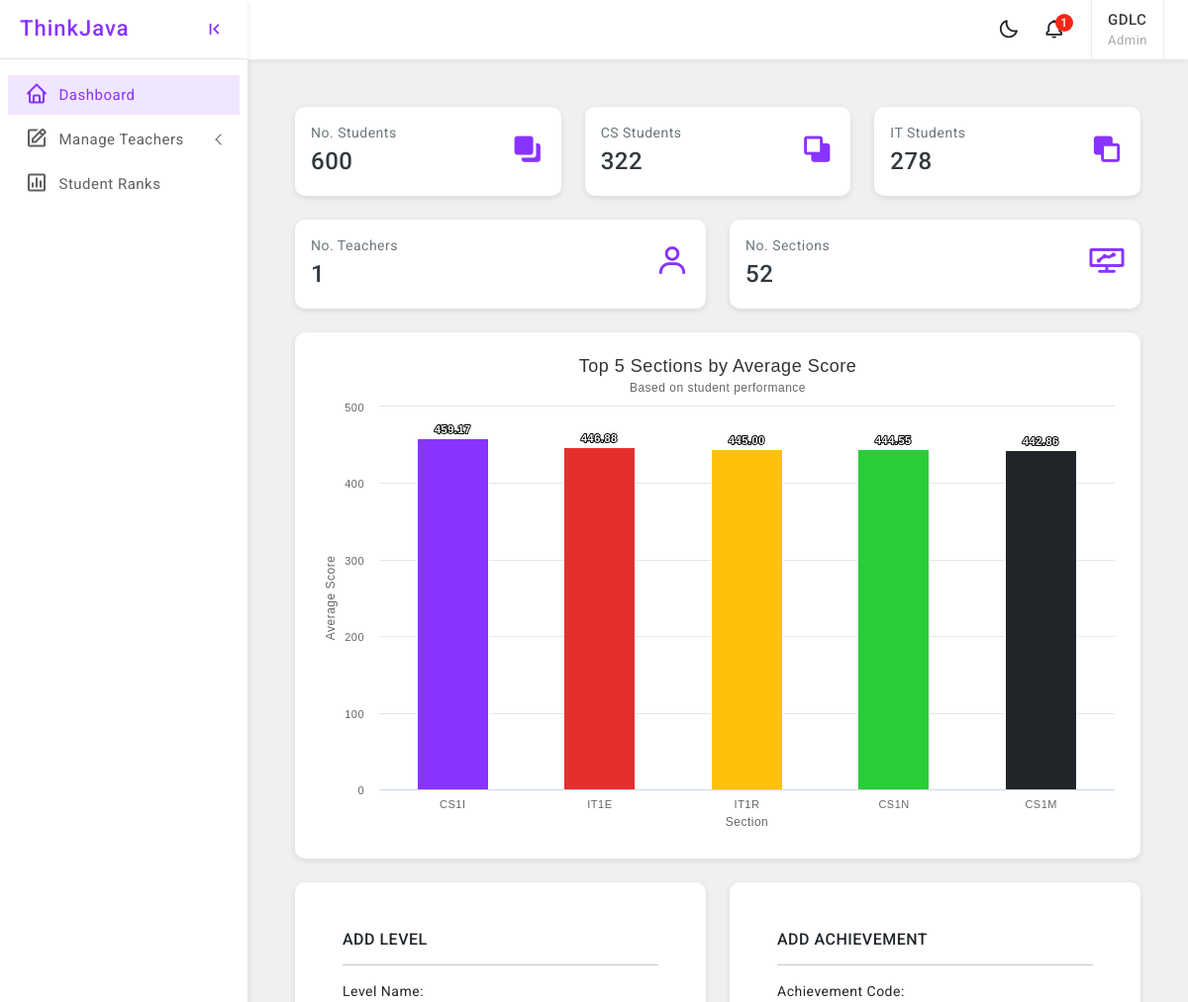
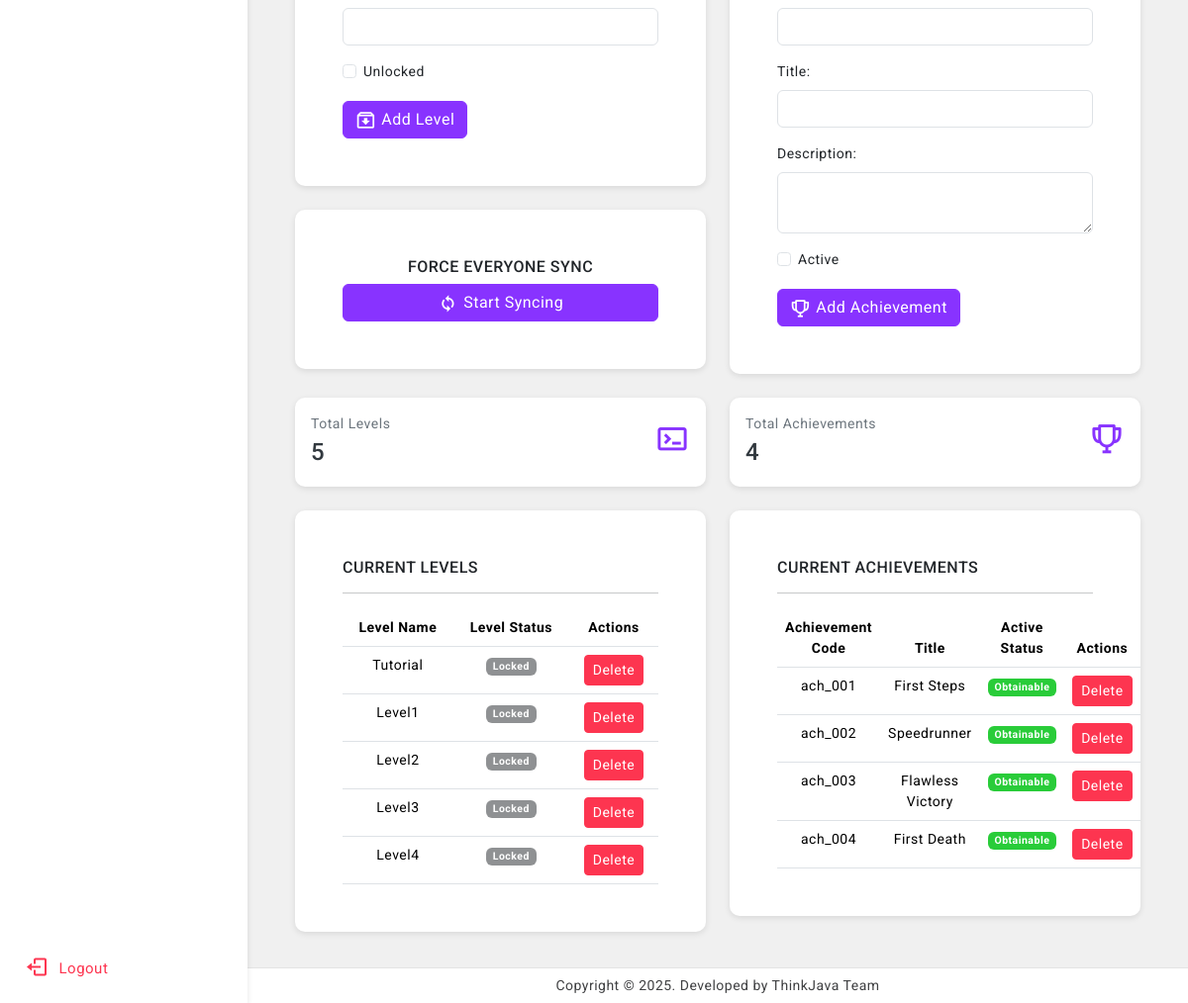
/dashboard/ (signed in), run on the app's committed database (2 pictures, top to bottom).
### StudentManagementSystem/models/admin.py (models this page shows, shortened)
class SimpleAdmin(models.Model):
    username = models.CharField(max_length=150, unique=True)
    password = models.CharField(max_length=128)  # You can hash passwords if needed
    first_name = models.CharField(max_length=150)
    last_name = models.CharField(max_length=150)
    role = models.CharField(
        max_length=20,
        choices=Role.choices,
        default=Role.ADMIN  # Default to 'Admin' role
    )

### GameProgress/models/level_definition.py (models this page shows, shortened)
class LevelDefinition(models.Model):
    name = models.CharField(max_length=100, unique=True)
    unlocked = models.BooleanField(default=False)

### GameProgress/models/achievement_definition.py (models this page shows, shortened)
class AchievementDefinition(models.Model):
    code = models.CharField(max_length=100, unique=True)
    title = models.CharField(max_length=200)
    description = models.TextField()
    is_active = models.BooleanField(default=True)  # ✅ This is the only control you need

### StudentManagementSystem/views/admin/dashboard_admin.py (the view)
def admin_dashboard(request):
    admin_id = request.session.get('user_id')
    if not admin_id:
        return redirect('unified_login')
    context = generate_dashboard_context(admin_id)
    return render(request, 'admin/dashboard.html', context)

### GameProgress/services/ranking.py (called while the page is built)
def get_section_rankings(sort_order="desc", limit=5):
    students = Student.objects.all()
    section_groups = defaultdict(list)
    for student in students:
        full_section = getattr(student, "full_section", "N/A")
        student_performance = get_student_performance(student)
        student_score = student_performance["score"]
        section_groups[full_section].append(student_score)
    section_averages = []
    for section, scores in section_groups.items():
        average_score = sum(scores) / len(scores) if scores else 0
        section_averages.append({
            "section": section,
            "average_score": average_score
        })
    reverse = sort_order == "desc"
    section_averages.sort(key=lambda x: x["average_score"], reverse=reverse)
    return section_averages[:limit]

### StudentManagementSystem/models/student.py (called while the page is built)
    @property
    def full_section(self):
        if self.section:
            return f"{self.section.department.name}{self.section.year_level.year}{self.section.letter}"
        return "N/A"

### StudentManagementSystem/templates/admin/dashboard.html (shortened to what this page needs)
{% extends 'base.html' %}
{% load static %}
{% block sidebar %}{% include 'sidebar.html' %} {% endblock %}
{% block header %} {% include 'header.html' %} {% endblock %}
{% block content %}
    <div class="page-wrapper">
        {% include 'admin/stats.html' %}
    </div>
{% endblock %}
{% block footer %}
    {% include 'footer.html' %}
{% endblock %}

### StudentManagementSystem/templates/header.html (shortened to what this page needs)
    <header>
        <div class="topbar d-flex align-items-center">
            <nav class="navbar navbar-expand gap-3">
                <div class="top-menu ms-auto">
                    <ul class="navbar-nav align-items-center gap-1">
                        <li class="nav-item dark-mode d-none d-sm-flex">
                            <a class="nav-link dark-mode-icon" href="javascript:;"><i class="bx bx-moon"></i>
                            </a>
                        </li>
                        <li class="nav-item dropdown dropdown-large">
                            <a class="nav-link dropdown-toggle dropdown-toggle-nocaret position-relative" href="#"
                               role="button" data-bs-toggle="dropdown" aria-expanded="false"> <span
                                    class="alert-count">1</span>
                                <i class="bx bx-bell"></i>
                            </a>
                        </li>
                    </ul>
                </div>
                <div class="user-box dropdown px-3">
                    <a class="d-flex align-items-center nav-link dropdown-toggle dropdown-toggle-nocaret" href="#"
                       role="button" data-bs-toggle="dropdown" aria-expanded="false">
                        <div class="user-info">
                            <p class="user-name mb-0">{{ username | upper }}</p>
                            <p class="designattion mb-0">{{ role | title }}</p>
                        </div>
                    </a>
                </div>
            </nav>
        </div>
    </header>

### StudentManagementSystem/templates/admin/add_progress.html (shortened to what this page needs)
<div class="col-6">
    <div class="card radius-10">
        <div class="card-body p-5">
            <h6 class="card-title text-uppercase">Add Level</h6>
            <hr>
            <form method="POST" action="{% url 'add_level' %}">
                <div class="mb-3">
                    <label for="level_name" class="form-label">Level Name:</label>
                    <input type="text" class="form-control" id="level_name" name="level_name" required>
                </div>
                <div class="mb-3 form-check">
                    <input type="checkbox" class="form-check-input" id="level_unlocked"
                           name="level_unlocked">
                    <label class="form-check-label" for="level_unlocked">Unlocked</label>
                </div>
                <button type="submit" class="btn btn-primary"><i class="bx bx-archive-in"></i>Add Level
                </button>
            </form>
        </div>
    </div>
    <div class="card radius-10">
        <div class="card-body p-5">
            <div class="row ">
                <h6 class="card-title text-center">FORCE EVERYONE SYNC</h6>
                <div class="col">
                    <form method="POST" action="{% url 'force_sync' %}">
                        <button type="submit" class="btn btn-primary w-100"><i class="bx bx-sync"></i>Start Syncing
                        </button>
                    </form>
                </div>
            </div>
        </div>
    </div>
</div>
<div class="col-6">
    <div class="card radius-10">
        <div class="card-body p-5">
            <h6 class="card-title text-uppercase">Add Achievement</h6>
            <hr>
            <form method="POST" action="{% url 'add_achievement' %}">
                <div class="mb-3">
                    <label for="achievement_code" class="form-label">Achievement Code:</label>
                    <input type="text" class="form-control" id="achievement_code" name="achievement_code"
                           required>
                </div>
                <div class="mb-3">
                    <label for="achievement_title" class="form-label">Title:</label>
                    <input type="text" class="form-control" id="achievement_title" name="achievement_title"
                           required>
                </div>
                <div class="mb-3">
                    <label for="achievement_description" class="form-label">Description:</label>
                    <textarea class="form-control" id="achievement_description" name="achievement_description"
                              required></textarea>
                </div>
                <div class="mb-3 form-check">
                    <input type="checkbox" class="form-check-input" id="achievement_is_active"
                           name="achievement_is_active">
                    <label class="form-check-label" for="achievement_is_active">Active</label>
                </div>
                <button type="submit" class="btn btn-primary"><i class="bx bx-trophy"></i>Add Achievement
                </button>
            </form>
        </div>
    </div>
</div>
<div class="col-6">
    <div class="card radius-10">
        <div class="card-body">
            <div class="d-flex align-items-center">
                <div>
                    <p class="mb-0 text-secondary">Total Levels</p>
                    <h4 class="my-1">{{ levels_count }}</h4>
                </div>
                <div class="text-primary ms-auto font-35"><i class="bx bx-terminal"></i>
                </div>
            </div>
        </div>
    </div>
</div>
<div class="col-6">
    <div class="card radius-10">
        <div class="card-body">
            <div class="d-flex align-items-center">
                <div>
                    <p class="mb-0 text-secondary">Total Achievements</p>
                    <h4 class="my-1">{{ achievements_count }}</h4>
                </div>
                <div class="text-primary ms-auto font-35"><i class="bx bx-trophy"></i>
                </div>
            </div>
        </div>
    </div>
</div>
<div class="col-6">
    <div class="card radius-10">
        <div class="card-body p-5">
            <h6 class="card-title text-uppercase">Current Levels</h6>
            <hr>
            <table class="table mb-0 table-hover text-center">
                <thead>
                <tr>
                    <th scope="col">Level Name</th>
                    <th scope="col">Level Status</th>
                    <th scope="col">Actions</th>
                </tr>
                </thead>
                <tbody>
                {% for level in levels %}
                    <tr id="level_{{ level.id }}">
                        <td>{{ level.name }}</td>
                        <td>
        <span class="badge {% if level.unlocked %} bg-success bg-opacity-50 {% else %} bg-dark bg-opacity-50 {% endif %} text-white">
            {% if level.unlocked %}
                Unlocked
            {% else %}
                Locked
            {% endif %}
        </span>
                        </td>
                        <td>
                            <button class="btn btn-danger btn-sm" onclick="deleteLevel({{ level.id }})">Delete</button>
                        </td>
                    </tr>
                {% endfor %}
                </tbody>
            </table>
        </div>
    </div>
</div>
<div class="col-6">
    <div class="card radius-10">
        <div class="card-body p-5">
            <h6 class="card-title text-uppercase">Current Achievements</h6>
            <hr>
            <table class="table mb-0 table-hover text-center">
                <thead>
                <tr>
                    <th scope="col">Achievement Code</th>
                    <th scope="col">Title</th>
                    <th scope="col">Active Status</th>
                    <th scope="col">Actions</th>
                </tr>
                </thead>
                <tbody>
                {% for achievement in achievements %}
                    <tr id="achievement_{{ achievement.id }}">
                        <td>{{ achievement.code }}</td>
                        <td>{{ achievement.title }}</td>
                        <td>
        <span class="badge {% if achievement.is_active %} bg-success bg-opacity-50 {% else %} bg-dark bg-opacity-50 {% endif %} text-white">
            {% if achievement.is_active %}
                Obtainable
            {% else %}
                Unobtainable
            {% endif %}
        </span>
                        </td>
                        <td>
                            <button class="btn btn-danger btn-sm" onclick="deleteAchievement({{ achievement.id }})">
                                Delete
                            </button>
                        </td>
                    </tr>
                {% endfor %}
                </tbody>
            </table>
        </div>
    </div>
</div>

### assets/css/app.css (style rules this page uses)
html { scroll-behavior: smooth; }
body { font-size: 14px; color: #404143; background-color: #f0f0f0; letter-spacing: 0.5px; overflow-x: hidden; font-family: 'Roboto', sans-serif; }
a { text-decoration: none; }
.topbar { position: fixed; top: 0; left: 250px; right: 0; height: 60px; background: #ffffff; border-bottom: 1px solid rgb(228 228 228 / 0%); background-clip: border-box; z-index: 10; box-shadow: 0 0.125rem 0.25rem rgb(136 152 170 / 15%); }
.topbar .navbar { width: 100%; height: 60px; padding-left: 1.5rem; padding-right: 1.5rem; }
.page-wrapper { height: 100%; margin-top: 60px; margin-left: 250px; }
.font-35 { font-size: 35px; }
.radius-10 { border-radius: 10px; }
.btn i { vertical-align: middle; font-size: 1.3rem; margin-top: -1em; margin-bottom: -1em; margin-right: 5px; }
input::placeholder { color: #000 !important; opacity: .3 !important }
.topbar .navbar .navbar-nav .nav-item { display: flex; align-items: center; justify-content: center; width: auto; height: 60px; }
.topbar .top-menu-left .nav-item .nav-link, .topbar .navbar .navbar-nav .nav-link { color: #212529; font-size: 22px; border-radius: 50%; display: flex; align-items: center; justify-content: center; width: 42px; height: 42px; transition: 0.3s cubic-bezier(0.075, 0.82, 0.165, 1); }
.dropdown-toggle-nocaret:after { display: none }
.alert-count { position: absolute; top: 5px; left: 22px; width: 18px; height: 18px; display: flex; align-items: center; justify-content: center; border-radius: 50%; font-size: 12px; font-weight: 500; color: #fff; background: #f62718; }
.user-info .user-name { font-size: 15px; font-weight: 500; color: #413c3c; }
.user-info .designattion { font-size: 13px; color: #a9a8a8; }
.user-box { display: flex; align-items: center; height: 60px; border-left: 1px solid #e9e9e9; border-right: 1px solid #e9e9e9; }
.dropdown-large { position: relative; }

### data on the page
SimpleAdmin: username "GDLC"
LevelDefinition: name "Tutorial", unlocked "Locked"
LevelDefinition: name "Level1", unlocked "Locked"
LevelDefinition: name "Level2", unlocked "Locked"
LevelDefinition: name "Level3", unlocked "Locked"
LevelDefinition: name "Level4", unlocked "Locked"
AchievementDefinition: code "ach_001", title "First Steps", is_active "Obtainable"
AchievementDefinition: code "ach_002", title "Speedrunner", is_active "Obtainable"
AchievementDefinition: code "ach_003", title "Flawless Victory", is_active "Obtainable"
AchievementDefinition: code "ach_004", title "First Death", is_active "Obtainable"

### other printed values
{{ role | title }} "Admin"
{{ student_count }} "600"
{{ student_count_CS }} "322"
{{ student_count_IT }} "278"
{{ teacher_count }} "1"
{{ section_count }} "52"
{{ levels_count }} "5"
{{ achievements_count }} "4"
